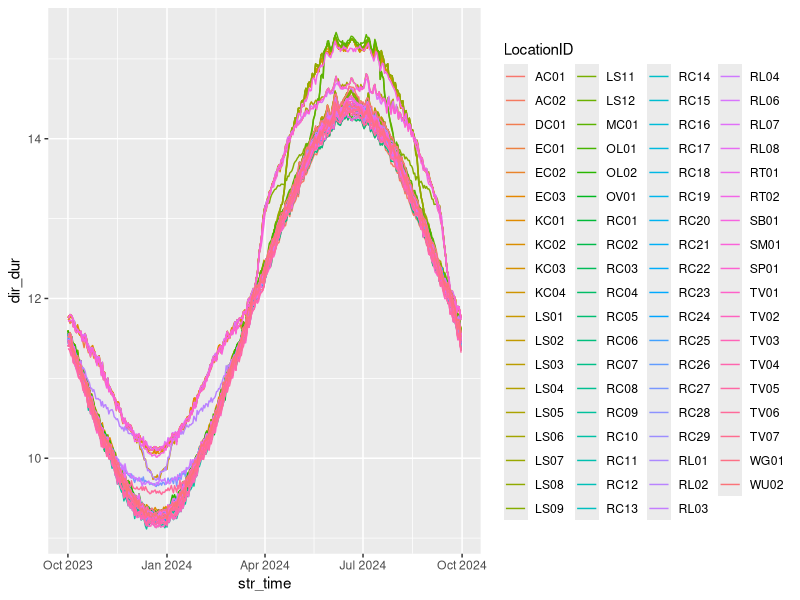

Reproduce this figure in R. (Note: this script raises an error after producing the figure.)
library(tidyverse)
library(dplyr)
library(here)
library(lubridate)
library(ggplot2)

# reading in data from spreadsheets
setwd(here::here("code"))

sun_hours <- read_csv(here::here("data", "Sun_Hours_WY2024.csv")) %>% 
  mutate(str_time = substr(str_time, 1, 10),
         str_time = ymd(str_time))

## for solartopo.com data, commenting out since we're not using it
# sun_hours_manual <- read_csv(here::here("data", "sun_hours_manual.csv")) %>% 
#   select(-StartLat, -StartLon, -LatLong) %>% 
#   rename(day_length_20241221 = day_length_winter_solstice,
#          day_length_20240620 = day_length_summer_solstice,
#          day_length_20240319 = day_length_spring_equinox) %>% 
#   pivot_longer(cols = starts_with("day_length_"), names_to = "date", values_to = "length") %>% 
#   mutate(date = substr(date, 12, 20),
#          date = ymd(date))

sun_hours_plot <- ggplot(sun_hours, aes(x = str_time, y = dir_dur)) +
  geom_line(aes(color = LocationID))

sun_hours_manual_plot <- ggplot(sun_hours_manual, aes(x = date, y = length)) +
  geom_smooth(aes(color = LocationID), linewidth = 0.5)
